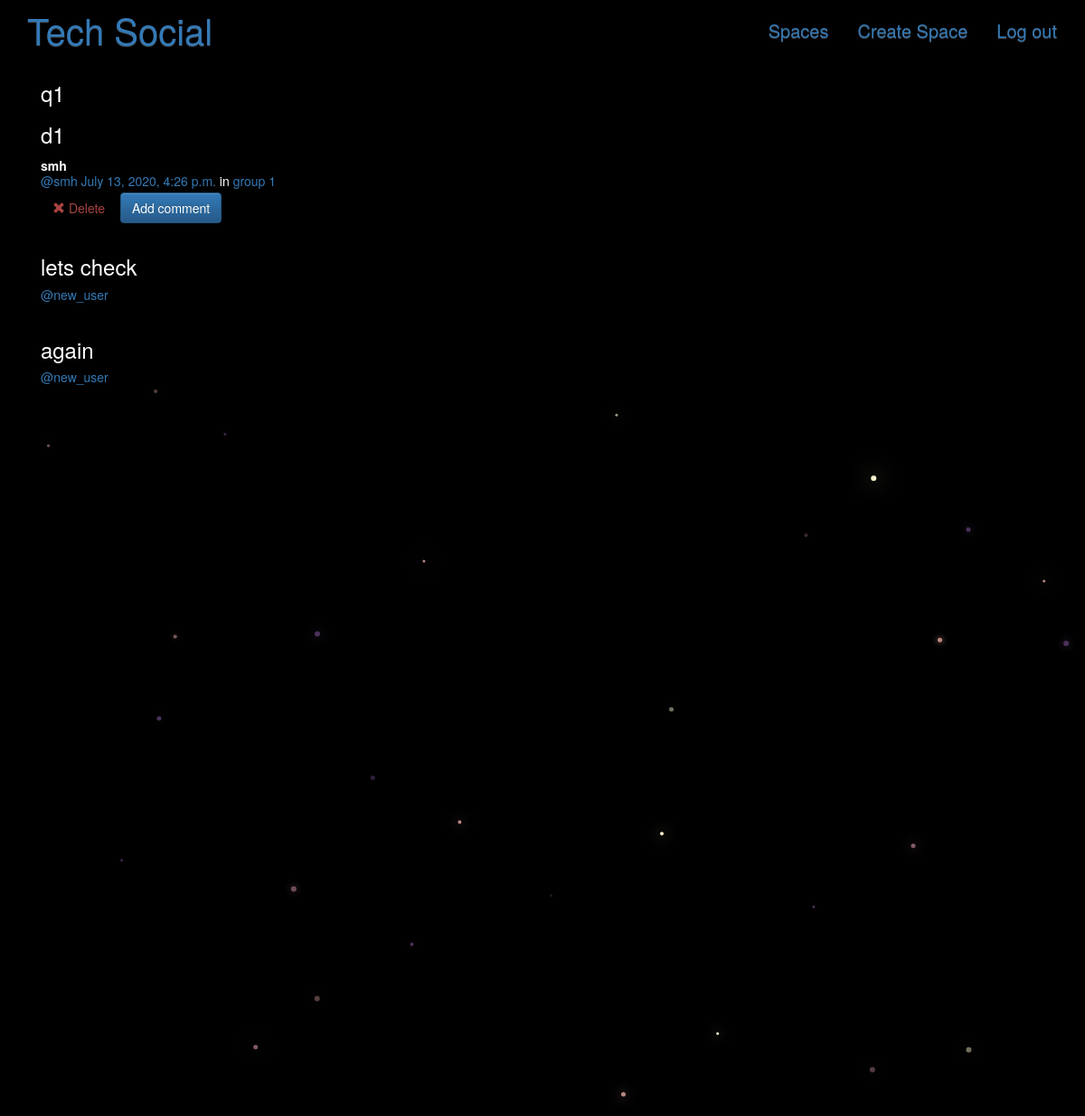
/posts/by/smh/17/ (signed in), run on the app's committed database.
### posts/models.py (models this page shows, shortened)
class Post(models.Model):
    user = models.ForeignKey(User, related_name="posts",on_delete=models.CASCADE)
    created_at = models.DateTimeField(auto_now=True)
    question = models.CharField(max_length=255)
    description=models.TextField(blank=True, default='')
    description_html = models.TextField(editable=False)
    group = models.ForeignKey(Group, related_name="posts",null=True, blank=True,on_delete=models.CASCADE,)
    class Meta:
        ordering = ["-created_at"]
        unique_together = ["user", "question"]

class Comment(models.Model):
    post = models.ForeignKey(Post, related_name='comments',on_delete=models.CASCADE)
    text = models.TextField()
    text_html = models.TextField(editable=False)
    user = models.ForeignKey(User, related_name="comments",on_delete=models.CASCADE)

### groups/models.py (models this page shows, shortened)
class Group(models.Model):
    name = models.CharField(max_length=255, unique=True)
    slug = models.SlugField(allow_unicode=True, unique=True)
    description = models.TextField(blank=True, default='')
    description_html = models.TextField(editable=False, default='', blank=True)
    members = models.ManyToManyField(User,through="GroupMember")
    class Meta:
        ordering = ["name"]

### posts/views.py (the view)
# urls.py: url(r"by/(?P<username>[-\w]+)/(?P<pk>\d+)/$",views.PostDetail.as_view(),name="single"),
class PostDetail(SelectRelatedMixin, generic.DetailView):
    model = models.Post
    select_related = ("user", "group")
    def get_queryset(self):
        queryset = super().get_queryset()
        return queryset.filter(
            user__username__iexact=self.kwargs.get("username")
        )

### posts/templates/posts/post_detail.html (shortened to what this page needs)
{% extends "posts/post_base.html" %}
{% block content %}
<div class="col-md-8">
    <div class="post media">
        <h3>{{ post.question }}</h3>
        <h3>{{ post.description_html|safe }}</h3>
        <div class="media-body">
            <strong>{{ post.user.username }}</strong>
            <h5 class="media-heading">
                <span class="username"><a href="{% url 'posts:for_user' username=post.user.username %}">@{{ post.user.username }}</a></span>
                <time class="time"><a href="{% url 'posts:single' username=post.user.username pk=post.pk %}">{{ post.created_at }}</a></time>
                {% if post.group %}
                <span class="group-name">in <a href="#">{{ post.group.name }}</a></span>
                {% endif %}
            </h5>
            <div class="media-footer">
                {% if user.is_authenticated and post.user == user and not hide_delete %}
                    <a href="{% url 'posts:delete' pk=post.pk %}" title="delete" class="btn btn-simple">
                        <span class="glyphicon glyphicon-remove text-danger" aria-hidden="true"></span>
                        <span class="text-danger icon-label">Delete</span>
                    </a>
                {% endif %}
                <a class="btn btn-primary btn-comment" href="{% url 'posts:create2' pk=post.pk %}">Add comment</a>
            </div>
            {% for comment in post.comments.all %}
            <div class="post media">
                <h3>{{ comment.text }}</h3>
                <div class="media-body">
                    <h5 class="media-heading">
                        <span class="username"><a href="{% url 'posts:for_user' username=post.user.username %}">@{{ comment.user.username }}</a></span>
                    </h5>
                </div>
            </div>
            {% endfor %}
        </div>
    </div>
</div>
{% endblock %}

### static/mysite/css/master.css (style rules this page uses)
body { margin: 0; overflow: hidden; background-color: black; color:white; }

### data on the page
Post: question "q1", description_html "d1", user.username "smh", created_at "July 13, 2020, 4:26 p.m.", group.name "group 1"
Comment: text "lets check", user.username "new_user"
Comment: text "again", user.username "new_user"
